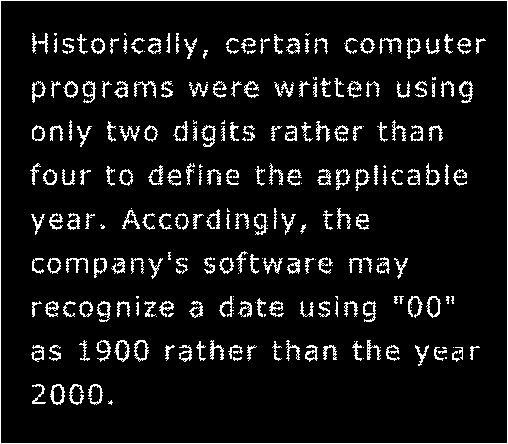
%> input picture laboratorio9/Fig0907(a)(text_gaps_1_and_2_pixels).tif, 508 x 444 px
$ octave example_dual.m   (GNU Octave 9; MATLAB toolbox functions it lacks are replaced by stand-ins)
%> lines starting %> are read from the running program, lines starting %| are printed output that depends on the picture; in (x1, y1, x2, y2) boxes, pixels count from 0 and x2, y2 are one past the last pixel; in counts of white or black regions, pixels touching at a corner belong together; the program's own positions count from 1
I = imread('Fig0907(a)(text_gaps_1_and_2_pixels).tif');
%> I: size 444x508 logical; 7.9% white in thin lines or dots

% [5 lines of commented-out code are left out]


imshow(I)
close all
Idilate = imdilate(I, ones(3,3));
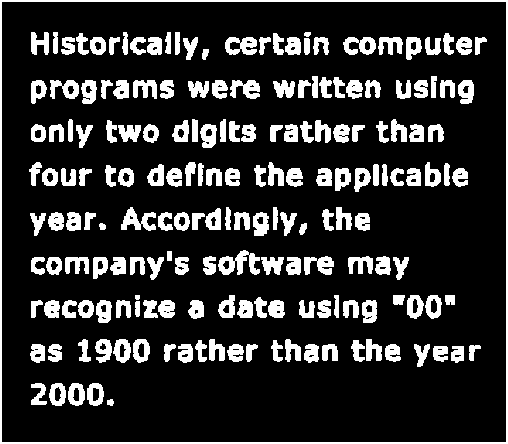
%> Idilate: size 444x508 logical; 17.8% white; 186 white regions, largest, box (x1, y1, x2, y2) and area: (0, 0, 508, 444) 3792, (218, 250, 260, 275) 549, (121, 207, 156, 231) 418
imshowpair(I, not(Idilate),'montage')
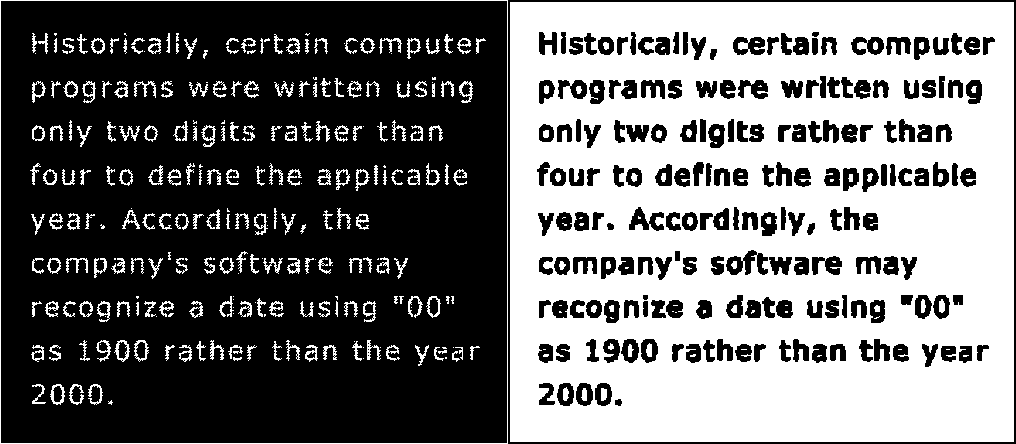
%> displayed picture: size 444x1016, on the screen's scale of 0 to 255; 45% white; 353 white regions (114 under 20 px), largest, box (x1, y1, x2, y2) and area: (510, 2, 1014, 442) 183462, (0, 0, 508, 444) 1900, (114, 340, 130, 362) 134


Ierode = imerode(not(I), ones(3,3));
figure
imshowpair(Idilate, Ierode,'montage')
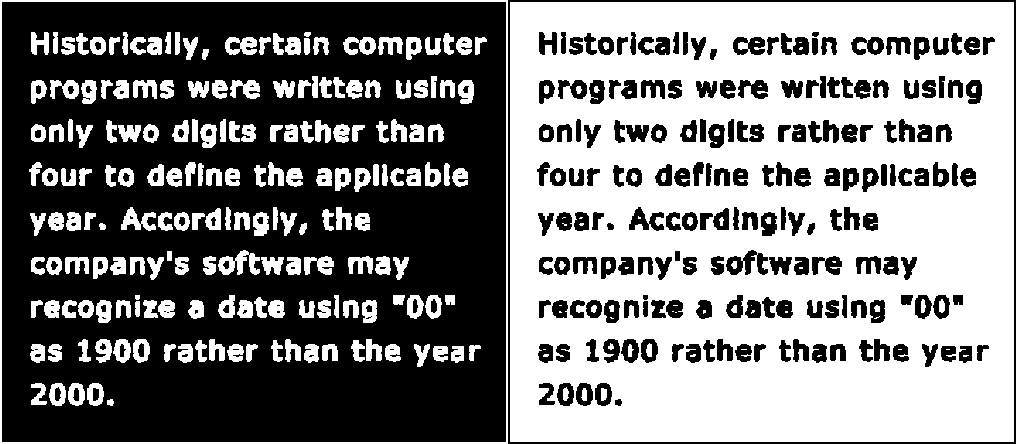
%> displayed picture: size 444x1016, on the screen's scale of 0 to 255; 50% white; 273 white regions (51 under 20 px), largest, box (x1, y1, x2, y2) and area: (510, 2, 1014, 442) 183462, (0, 0, 508, 444) 3792, (218, 250, 260, 275) 549
